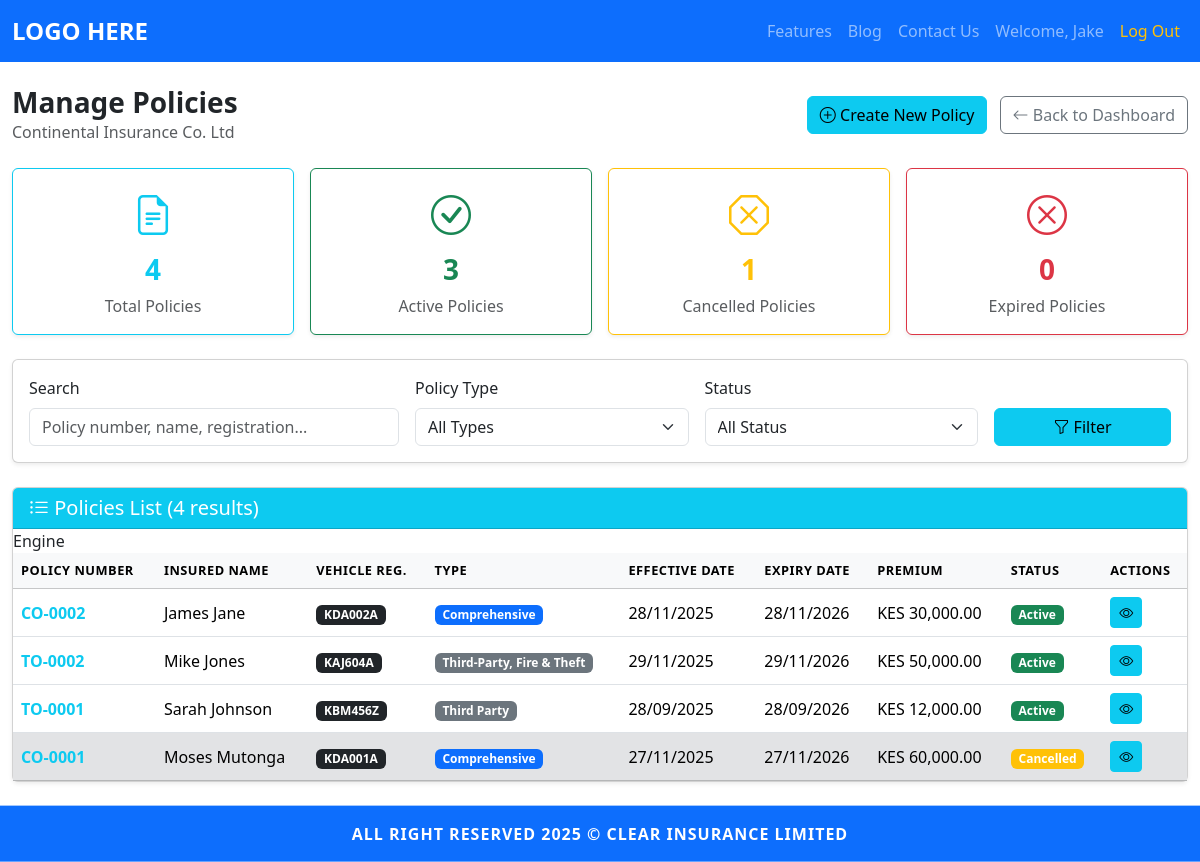
Screenshot of /insurer/manage-policies (signed in) with the database file from the repository.
### models.py (models this page shows, shortened)
class Insurer(UserMixin, db.Model):
	id = db.Column(db.Integer, primary_key=True)
	username = db.Column(db.String(150), unique=True, nullable=False)
	email = db.Column(db.String(150), unique=True, nullable=False)
	password = db.Column(db.String(256), nullable=False)
	staff_id = db.Column(db.String(50), unique=True, nullable=True)
	insurance_company_id = db.Column(db.Integer, db.ForeignKey('insurance_company.id'), nullable=True)
	is_approved = db.Column(db.Boolean, default=False, nullable=False)
	is_active = db.Column(db.Boolean, default=True, nullable=False)
	approval_date = db.Column(db.DateTime, nullable=True)

class InsuranceCompany(db.Model):
	id = db.Column(db.Integer, primary_key=True)
	name = db.Column(db.String(200), unique=True, nullable=False)
	is_active = db.Column(db.Boolean, default=True, nullable=False)
	insurers = db.relationship('Insurer', backref='company', lazy=True)

class Policy(db.Model):
	id = db.Column(db.Integer, primary_key=True)
	policy_number = db.Column(db.String(50), unique=True, nullable=False)
	policy_type = db.Column(db.String(50), nullable=False)  # Comprehensive, Third-Party Only, Third-Party Fire & Theft
	effective_date = db.Column(db.Date, nullable=False)
	expiry_date = db.Column(db.Date, nullable=False)
	premium_amount = db.Column(db.Float, nullable=False)
	payment_mode = db.Column(db.String(50), nullable=False)
	insured_name = db.Column(db.String(200), nullable=False)
	national_id = db.Column(db.String(50), nullable=False)
	kra_pin = db.Column(db.String(50), nullable=True)
	date_of_birth = db.Column(db.Date, nullable=False)
	phone_number = db.Column(db.String(20), nullable=False)
	email_address = db.Column(db.String(150), nullable=False)
	postal_address = db.Column(db.Text, nullable=True)
	registration_number = db.Column(db.String(50), nullable=False)
	make_model = db.Column(db.String(150), nullable=False)
	year_of_manufacture = db.Column(db.Integer, nullable=False)
	chassis_number = db.Column(db.String(100), nullable=False)
	engine_number = db.Column(db.String(100), nullable=False)
	body_type = db.Column(db.String(50), nullable=False)
	color = db.Column(db.String(50), nullable=False)
	seating_capacity = db.Column(db.Integer, nullable=False)
	use_category = db.Column(db.String(50), nullable=False)
	sum_insured = db.Column(db.Float, nullable=False)
	excess = db.Column(db.Float, nullable=False)
	political_violence = db.Column(db.Boolean, default=False)
	windscreen_cover = db.Column(db.Boolean, default=False)
	passenger_liability = db.Column(db.Boolean, default=False)
	road_rescue = db.Column(db.Boolean, default=False)
	insurance_company_id = db.Column(db.Integer, db.ForeignKey('insurance_company.id'), nullable=False)
	created_by = db.Column(db.Integer, db.ForeignKey('insurer.id'), nullable=False)
	date_entered = db.Column(db.DateTime, default=datetime.utcnow, nullable=False)
	status = db.Column(db.String(20), default='Active', nullable=False)  # Active, Expired, Cancelled
	cancelled_by = db.Column(db.Integer, db.ForeignKey('insurer.id'), nullable=True)
	cancellation_date = db.Column(db.DateTime, nullable=True)
	cancellation_reason = db.Column(db.Text, nullable=True)
	insurance_company = db.relationship('InsuranceCompany', backref='policies', lazy=True)
	creator = db.relationship('Insurer', backref='created_policies', lazy=True, foreign_keys=[created_by])
	canceller = db.relationship('Insurer', backref='cancelled_policies', lazy=True, foreign_keys=[cancelled_by])
	photos = db.relationship('PolicyPhoto', backref='policy', lazy=True, cascade='all, delete-orphan')

### app.py (the view, shortened to what this page needs)
@app.route('/insurer/manage-policies')
@login_required
@insurer_required
def manage_policies():
	if not current_user.is_approved:
		flash('You must be approved to manage policies.', 'warning')
		return redirect(url_for('insurer_dashboard'))
	search_query = request.args.get('search', '')
	policy_type_filter = request.args.get('policy_type', '')
	status_filter = request.args.get('status', 'all')
	policies_query = Policy.query.filter_by(insurance_company_id=current_user.insurance_company_id)
	if policy_type_filter:
		policies_query = policies_query.filter_by(policy_type=policy_type_filter)
	if status_filter == 'active':
		policies_query = policies_query.filter_by(status='Active')
	elif status_filter == 'expired':
		policies_query = policies_query.filter_by(status='Expired')
	elif status_filter == 'cancelled':
		policies_query = policies_query.filter_by(status='Cancelled')
	policies = policies_query.order_by(Policy.date_entered.desc()).all()
	total_policies = Policy.query.filter_by(insurance_company_id=current_user.insurance_company_id).count()
	active_policies = Policy.query.filter_by(insurance_company_id=current_user.insurance_company_id, status='Active').count()
	cancelled_policies = Policy.query.filter_by(insurance_company_id=current_user.insurance_company_id, status='Cancelled').count()
	expired_policies = Policy.query.filter_by(insurance_company_id=current_user.insurance_company_id, status='Expired').count()
	return render_template('insurer/manage_policies.html',
						   policies=policies,
						   search_query=search_query,
						   policy_type_filter=policy_type_filter,
						   status_filter=status_filter,
						   total_policies=total_policies,
						   active_policies=active_policies,
						   cancelled_policies=cancelled_policies,
						   expired_policies=expired_policies,
						   now=datetime.now())

### app.py (called while the page is built)
@login_manager.user_loader
def load_user(user_id):
	if '_' not in user_id:
		return None
	user_type, user_pk = user_id.split('_', 1)
	model_map = {
		'admin': Admin,
		'customer': Customer,
		'insurer': Insurer,
		'regulator': Regulator
	}
	model = model_map.get(user_type)
	if model:
		return model.query.get(int(user_pk))
	return None

### templates/insurer/manage_policies.html (shortened to what this page needs)
{% extends 'base.html' %}
{% block content %}
<div class="container-fluid py-4">
    <div class="d-flex justify-content-between align-items-center mb-4">
        <div>
            <h3 class="fw-bold mb-0">Manage Policies</h3>
            <p class="text-muted mb-0">{{ current_user.company.name if current_user.company else 'Insurance Company' }}</p>
        </div>
        <div>
            <a href="{{ url_for('create_policy') }}" class="btn btn-info me-2">
                <i class="bi bi-plus-circle"></i> Create New Policy
            </a>
            <a href="{{ url_for('insurer_dashboard') }}" class="btn btn-outline-secondary">
                <i class="bi bi-arrow-left"></i> Back to Dashboard
            </a>
        </div>
    </div>
    <div class="row g-3 mb-4">
        <div class="col-md-3">
            <div class="card shadow-sm border-info">
                <div class="card-body text-center">
                    <i class="bi bi-file-earmark-text text-info fs-1"></i>
                    <h3 class="fw-bold text-info mt-2">{{ total_policies }}</h3>
                    <p class="text-muted mb-0">Total Policies</p>
                </div>
            </div>
        </div>
        <div class="col-md-3">
            <div class="card shadow-sm border-success">
                <div class="card-body text-center">
                    <i class="bi bi-check-circle text-success fs-1"></i>
                    <h3 class="fw-bold text-success mt-2">{{ active_policies }}</h3>
                    <p class="text-muted mb-0">Active Policies</p>
                </div>
            </div>
        </div>
        <div class="col-md-3">
            <div class="card shadow-sm border-warning">
                <div class="card-body text-center">
                    <i class="bi bi-x-octagon text-warning fs-1"></i>
                    <h3 class="fw-bold text-warning mt-2">{{ cancelled_policies }}</h3>
                    <p class="text-muted mb-0">Cancelled Policies</p>
                </div>
            </div>
        </div>
        <div class="col-md-3">
            <div class="card shadow-sm border-danger">
                <div class="card-body text-center">
                    <i class="bi bi-x-circle text-danger fs-1"></i>
                    <h3 class="fw-bold text-danger mt-2">{{ expired_policies }}</h3>
                    <p class="text-muted mb-0">Expired Policies</p>
                </div>
            </div>
        </div>
    </div>
    <div class="card shadow-sm mb-4">
        <div class="card-body">
            <form method="GET" action="{{ url_for('manage_policies') }}" class="row g-3">
                <div class="col-md-4">
                    <label class="form-label">Search</label>
                    <input type="text" name="search" class="form-control"
                           placeholder="Policy number, name, registration..."
                           value="{{ search_query }}">
                </div>
                <div class="col-md-3">
                    <label class="form-label">Policy Type</label>
                    <select name="policy_type" class="form-select">
                        <option value="">All Types</option>
                    </select>
                </div>
                <div class="col-md-3">
                    <label class="form-label">Status</label>
                    <select name="status" class="form-select">
                        <option value="all" {% if status_filter == 'all' %}selected{% endif %}>All Status</option>
                    </select>
                </div>
                <div class="col-md-2 d-flex align-items-end">
                    <button type="submit" class="btn btn-info w-100">
                        <i class="bi bi-funnel"></i> Filter
                    </button>
                </div>
            </form>
        </div>
    </div>
    <div class="card shadow-sm">
        <div class="card-header bg-info text-white">
            <h5 class="mb-0"><i class="bi bi-list-ul"></i> Policies List ({{ policies|length }} results)</h5>
        </div>
        <div class="card-body p-0">
            {% if policies %}Engine
                <div class="table-responsive">
                    <table class="table table-hover mb-0 align-middle">
                        <thead class="table-light">
                            <tr>
                                <th>Policy Number</th>
                                <th>Insured Name</th>
                                <th>Vehicle Reg.</th>
                                <th>Type</th>
                                <th>Effective Date</th>
                                <th>Expiry Date</th>
                                <th>Premium</th>
                                <th>Status</th>
                                <th>Actions</th>
                            </tr>
                        </thead>
                        <tbody>
                            {% for policy in policies %}
                                <tr class="{% if policy.status != 'Active' %}table-secondary{% endif %}">
                                    <td>
                                        <strong class="text-info">{{ policy.policy_number }}</strong>
                                    </td>
                                    <td>{{ policy.insured_name }}</td>
                                    <td>
                                        <span class="badge bg-dark">{{ policy.registration_number }}</span>
                                    </td>
                                    <td>
                                        {% if policy.policy_type == 'Comprehensive' %}
                                            <span class="badge bg-primary">{{ policy.policy_type }}</span>
                                        {% else %}
                                            <span class="badge bg-secondary">{{ policy.policy_type }}</span>
                                        {% endif %}
                                    </td>
                                    <td>{{ policy.effective_date.strftime('%d/%m/%Y') }}</td>
                                    <td>{{ policy.expiry_date.strftime('%d/%m/%Y') }}</td>
                                    <td>KES {{ "{:,.2f}".format(policy.premium_amount) }}</td>
                                    <td>
                                        {% if policy.status == 'Active' %}
                                            <span class="badge bg-success">Active</span>
                                        {% elif policy.status == 'Cancelled' %}
                                            <span class="badge bg-warning">Cancelled</span>
                                        {% else %}
                                            <span class="badge bg-danger">Expired</span>
                                        {% endif %}
                                    </td>
                                    <td>
                                        <a href="{{ url_for('view_policy', policy_id=policy.id) }}"
                                           class="btn btn-sm btn-info" title="View Details">
                                            <i class="bi bi-eye"></i>
                                        </a>
                                    </td>
                                </tr>
                            {% endfor %}
                        </tbody>
                    </table>
                </div>
            {% endif %}
        </div>
    </div>
</div>
<link rel="stylesheet" href="https://cdn.jsdelivr.net/npm/bootstrap-icons@1.10.0/font/bootstrap-icons.css">
{% endblock %}

### templates/base.html (shortened to what this page needs)
<!DOCTYPE html>
<html lang="en">
<head>
	<link href="https://cdn.jsdelivr.net/npm/bootstrap@5.3.2/dist/css/bootstrap.min.css" rel="stylesheet">
	<link rel="stylesheet" href="https://cdn.jsdelivr.net/npm/bootstrap-icons@1.10.0/font/bootstrap-icons.css">
	<link rel="stylesheet" href="{{ url_for('static', filename='css/style.css') }}">
</head>
<body class="d-flex flex-column min-vh-100">
	<nav class="navbar navbar-expand-lg navbar-dark bg-primary sticky-top">
		<div class="container-fluid">
			<a class="navbar-brand fw-bold" href="/">LOGO HERE</a>
			<div class="collapse navbar-collapse" id="navbarNav">
			<ul class="navbar-nav ms-auto mb-2 mb-lg-0 align-items-lg-center">
				<li class="nav-item"><a class="nav-link" href="/features">Features</a></li>
				<li class="nav-item"><a class="nav-link" href="/blog">Blog</a></li>
				<li class="nav-item"><a class="nav-link" href="/contact">Contact Us</a></li>
				{% if current_user is defined and current_user.is_authenticated %}
					<li class="nav-item"><a class="nav-link" href="{{ url_for('dashboard') }}">Welcome, {{ current_user.username }}</a></li>
					<li class="nav-item"><a class="nav-link text-warning" href="/logout">Log Out</a></li>
				{% else %}
					<li class="nav-item"><a class="nav-link" href="/auth/login">Log In</a></li>
					<li class="nav-item"><a class="nav-link" href="/auth/signup">Sign Up</a></li>
				{% endif %}
			</ul>
			</div>
		</div>
	</nav>
		{% block content %}{% endblock %}
	<footer class="footer mt-auto py-3 bg-primary text-white text-center sticky-bottom">
		<div class="container">
			<span>ALL RIGHT RESERVED 2025 &copy; CLEAR INSURANCE LIMITED</span>
		</div>
	</footer>
</body>
</html>

### static/css/style.css (style rules this page uses)
.footer { font-weight: bold; letter-spacing: 1px; }
.navbar-brand { font-size: 1.5rem; font-weight: bold; }
.sticky-bottom { position: sticky; bottom: 0; width: 100%; z-index: 1030; }
.table thead th { font-size: 0.8rem; text-transform: uppercase; letter-spacing: .5px; }

### rows the page displays
Insurer: username "Jake"
InsuranceCompany: company "Continental Insurance Co. Ltd"
Policy: policy_number "CO-0002", insured_name "James Jane", registration_number "KDA002A", policy_type "Comprehensive", effective_date "28/11/2025", expiry_date "28/11/2026", premium_amount "30,000.00", status "Active"
Policy: policy_number "TO-0002", insured_name "Mike Jones", registration_number "KAJ604A", policy_type "Third-Party, Fire & Theft", effective_date "29/11/2025", expiry_date "29/11/2026", premium_amount "50,000.00", status "Active"
Policy: policy_number "TO-0001", insured_name "Sarah Johnson", registration_number "KBM456Z", policy_type "Third Party", effective_date "28/09/2025", expiry_date "28/09/2026", premium_amount "12,000.00", status "Active"
Policy: policy_number "CO-0001", insured_name "Moses Mutonga", registration_number "KDA001A", policy_type "Comprehensive", effective_date "27/11/2025", expiry_date "27/11/2026", premium_amount "60,000.00", status "Cancelled"

### other values shown
{{ total_policies }} "4"
{{ active_policies }} "3"
{{ cancelled_policies }} "1"
{{ expired_policies }} "0"
{{ policies|length }} "4"
